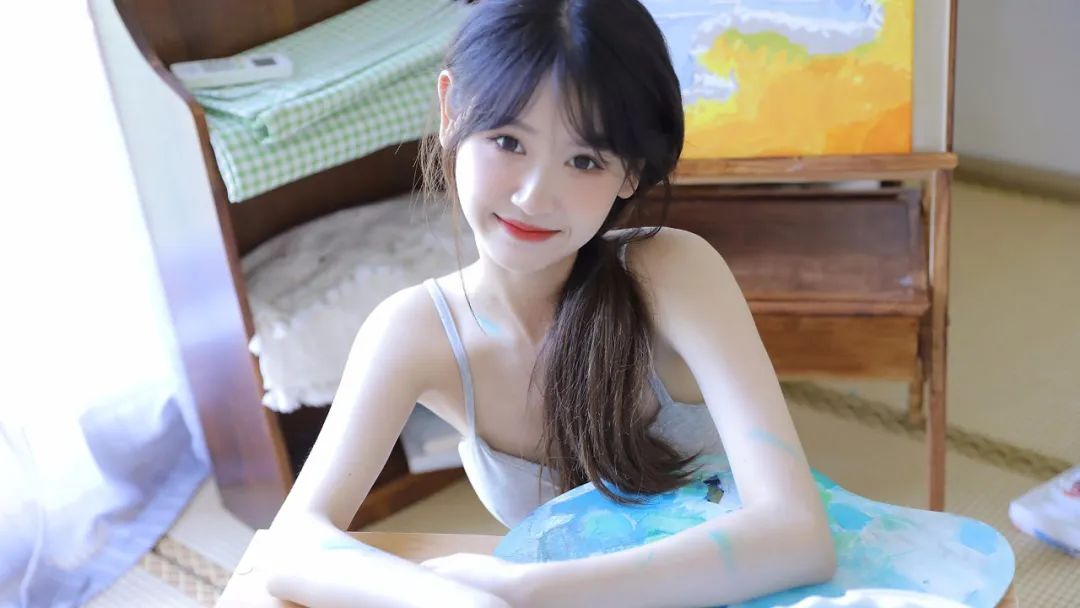
#> input picture OpenCV/10000.jpg, 1080 x 608 px
$ python '直方图均衡化.py'
#> lines starting #> are read from the running program, lines starting #| are printed output that depends on the picture
import cv2
import numpy as np


# 做一个函数用来统计和绘制直方图
def calcDraw(image_gray):
    # calcHist:参数都是数组
    # 绘制直方图
    image_cal = cv2.calcHist([image_gray], [0], None, [256], [0, 256])
    # 为了归一化的操作，找到image_cal里面的最大值
    minval,maxval,minloc,maxloc = cv2.minMaxLoc(image_cal)
    # 创建一个256*256的模板图
    histImg = np.zeros((256,256,3), np.uint8)
    for h in range(256):
        # 归一化处理，在循环里，对每一列数据，进行归一化处理，防止其超出模板的图范围
        intensity = int(256*image_cal[h] / maxval)
        cv2.line(histImg,(h,256),(h,256 - intensity),(0,0,255),2)
    return histImg


image = cv2.imread("../10000.jpg")
#> image is the input picture: shape (608, 1080, 3); mean B, G, R 159.3, 160.5, 164.5

# 灰度化
image_gray = cv2.cvtColor(image, cv2.COLOR_BGR2GRAY)
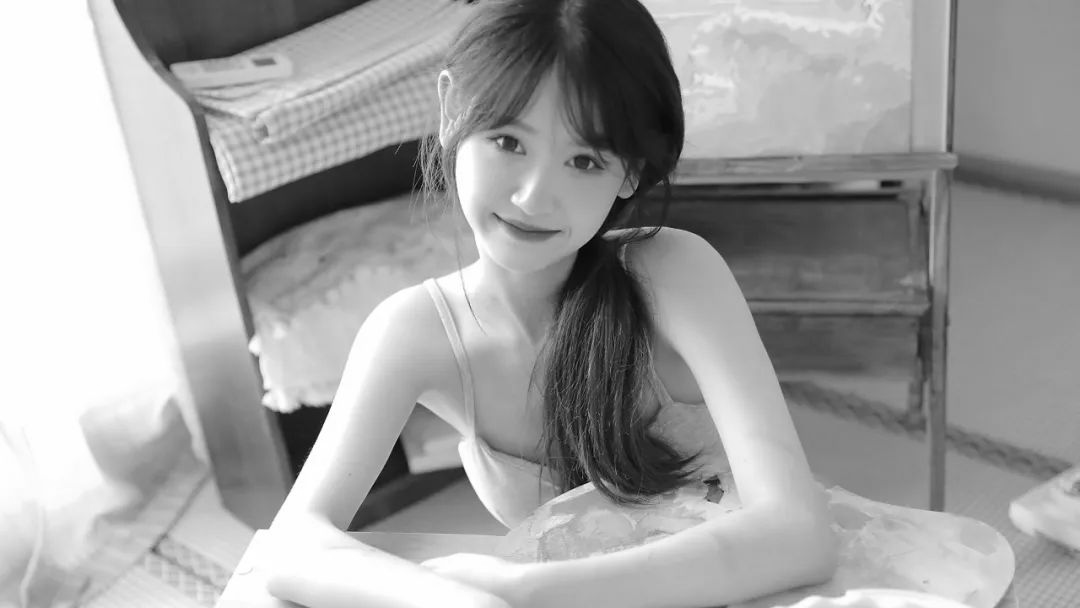
#> image_gray: shape (608, 1080); min 2, max 255, mean 161.6

# 绘制直方图
image_hist = calcDraw(image_gray)
#> in calcDraw, `image_cal = cv2.calcHist([image_gray], [0], None, [256], [0, 256])`: image_cal = 256 values, max 66104 at index 254, min 0 at index 0, mean 2565
#> in calcDraw, `minval,maxval,minloc,maxloc = cv2.minMaxLoc(image_cal)`: minval = 0; maxval = 66104; minloc = (0, 0); maxloc = (0, 254)
#> the loop in calcDraw, `for h in range(256):` made 256 passes
#> intensity on passes 1 to 3: 0, 0, 0
#> after the loop in calcDraw, `for h in range(256):`:
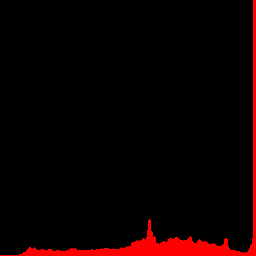
#> histImg: shape (256, 256, 3); mean of channels 0, 1, 2 0, 0, 12.7; drawn as B, G, R

# 标准的直方图均衡化
# image_equal = cv2.equalizeHist(image_gray)
# image_equalHist = calcDraw(image_equal)
# 自适应直方图均衡化
clahe = cv2.createCLAHE(2,(8,8))
image_clahe = clahe.apply(image_gray)
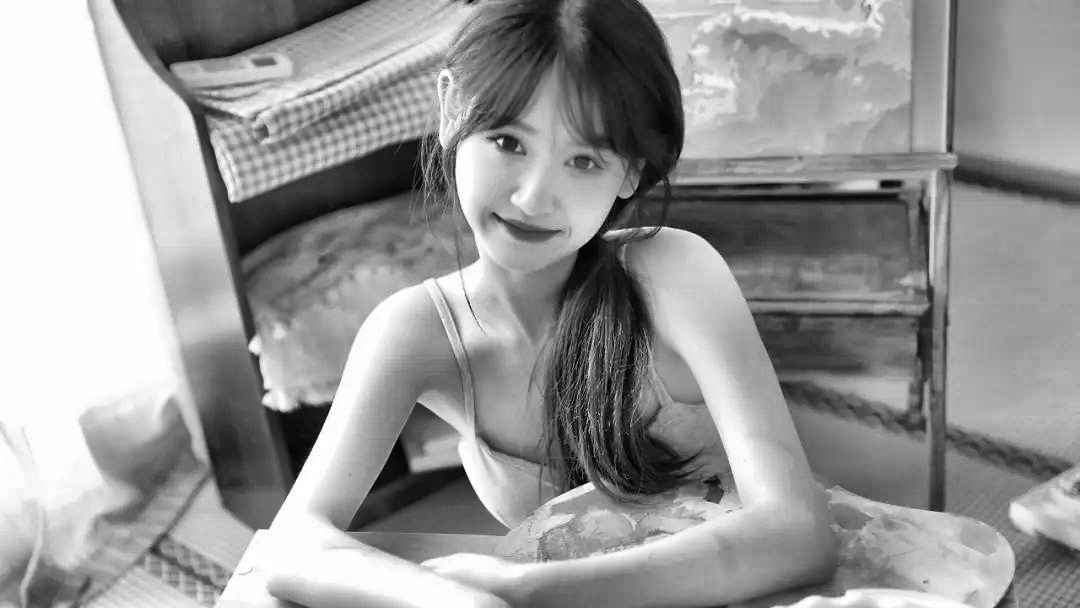
#> image_clahe: shape (608, 1080); min 1, max 255, mean 152.7
image_clahe1 = calcDraw(image_clahe)
#> in calcDraw (call 2), `image_cal = cv2.calcHist([image_gray], [0], None, [256], [0, 256])`: image_cal = 256 values, max 33294 at index 254, min 0 at index 0, mean 2565
#> in calcDraw (call 2), `minval,maxval,minloc,maxloc = cv2.minMaxLoc(image_cal)`: maxval = 33294
#> the loop in calcDraw (call 2), `for h in range(256):` made 256 passes
#> after the loop in calcDraw (call 2), `for h in range(256):`:
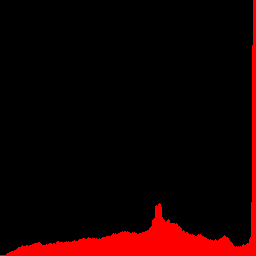
#> histImg: shape (256, 256, 3); mean of channels 0, 1, 2 0, 0, 22.4; drawn as B, G, R


cv2.imshow('image',image)
cv2.imshow("image_hist",image_hist)
# cv2.imshow("image_equalHist",image_equalHist)
cv2.imshow("image_clahe",image_clahe)
cv2.imshow("image_clahe1",image_clahe1)
cv2.waitKey(0)

$ run again, with OpenCV/img.png saved as OpenCV/10000.jpg
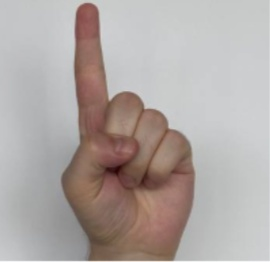
#> input picture OpenCV/img.png, 270 x 262 px
#> image is the input picture: shape (262, 270, 3); mean B, G, R 164.4, 167.4, 175.9
#> image_cal = 256 values, max 5560 at index 203, min 0 at index 0, mean 276.3
#> minval = 0; maxval = 5560; minloc = (0, 0); maxloc = (0, 203)
#> `image_clahe = clahe.apply(image_gray)`:
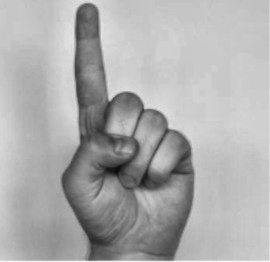
#> image_clahe: shape (262, 270); min 8, max 250, mean 172.3
#> image_cal = 256 values, max 2387 at index 197, min 0 at index 0, mean 276.3
#> maxval = 2387; maxloc = (0, 197)
#> the loop in calcDraw (call 2), `for h in range(256):` made 256 passes
#> intensity on passes 1 to 3: 0, 0, 0
#> after the loop in calcDraw (call 2), `for h in range(256):`:
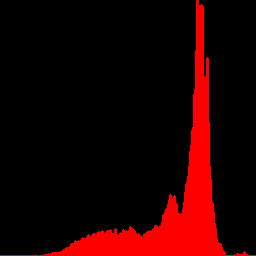
#> histImg: shape (256, 256, 3); mean of channels 0, 1, 2 0, 0, 33; drawn as B, G, R

$ run again, with OpenCV/img_1.png saved as OpenCV/10000.jpg
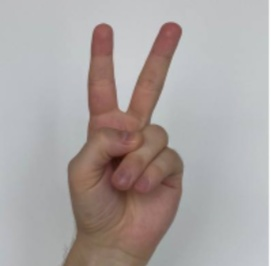
#> input picture OpenCV/img_1.png, 271 x 266 px
#> image is the input picture: shape (266, 271, 3); mean B, G, R 162.9, 164.3, 171.5
#> image_cal = 256 values, max 5000 at index 191, min 0 at index 0, mean 281.6
#> minval = 0; maxval = 5000; minloc = (0, 0); maxloc = (0, 191)
#> `image_clahe = clahe.apply(image_gray)`:
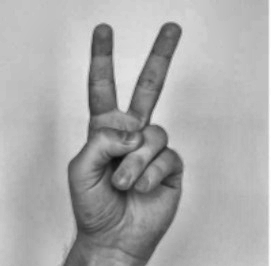
#> image_clahe: shape (266, 271); min 12, max 255, mean 170.7
#> image_cal = 256 values, max 2202 at index 191, min 0 at index 0, mean 281.6
#> maxval = 2202
#> the loop in calcDraw (call 2), `for h in range(256):` made 256 passes
#> intensity on passes 1 to 3: 0, 0, 0
#> after the loop in calcDraw (call 2), `for h in range(256):`:
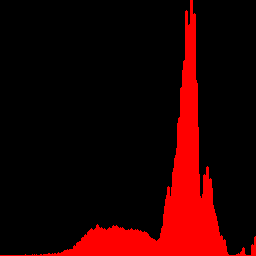
#> histImg: shape (256, 256, 3); mean of channels 0, 1, 2 0, 0, 36.8; drawn as B, G, R
